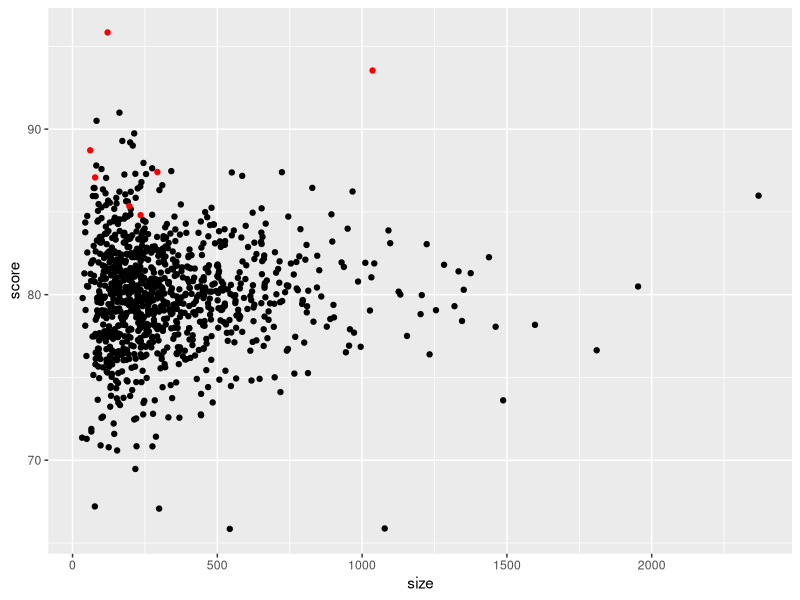
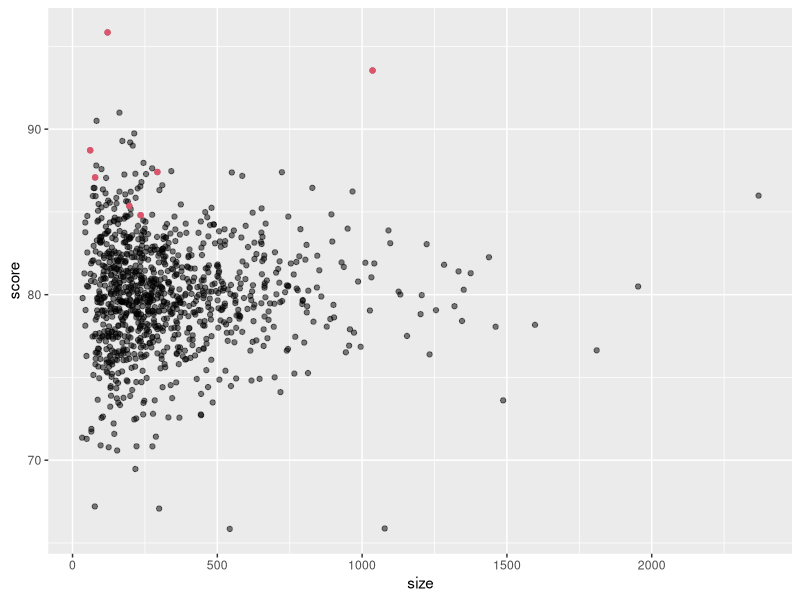
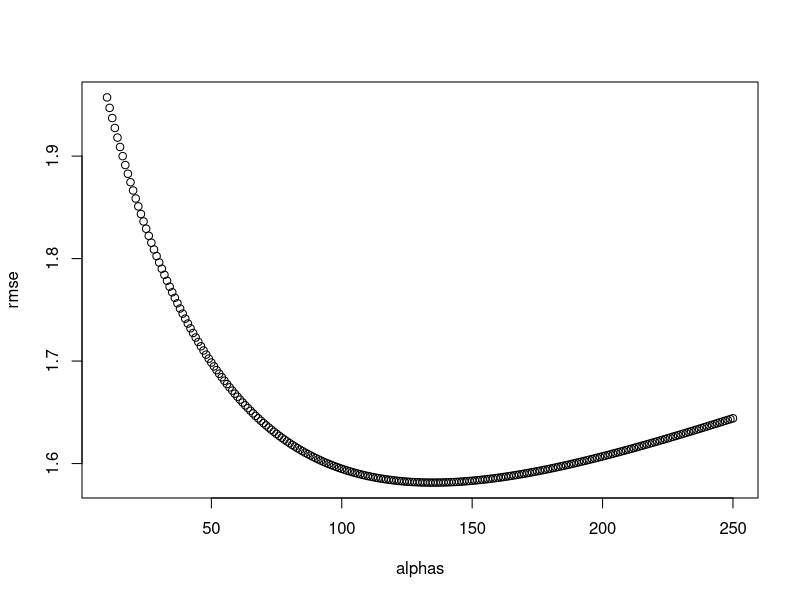
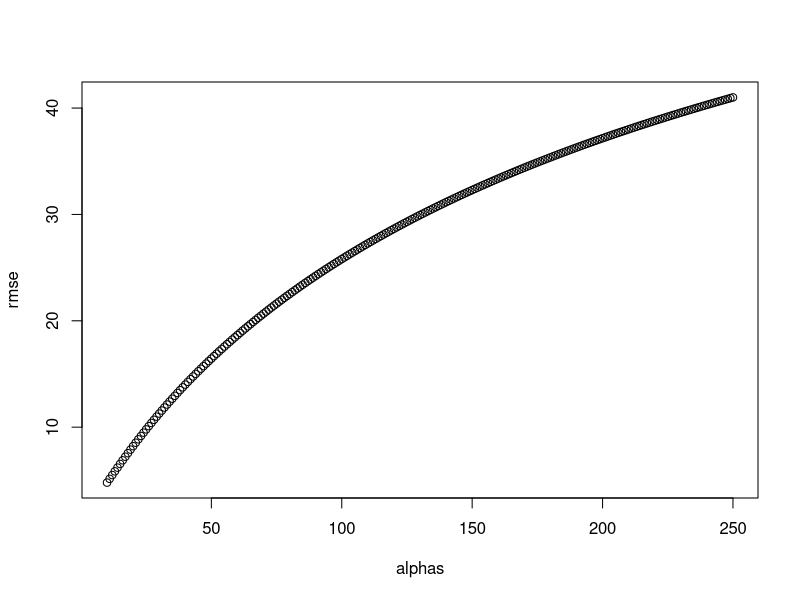
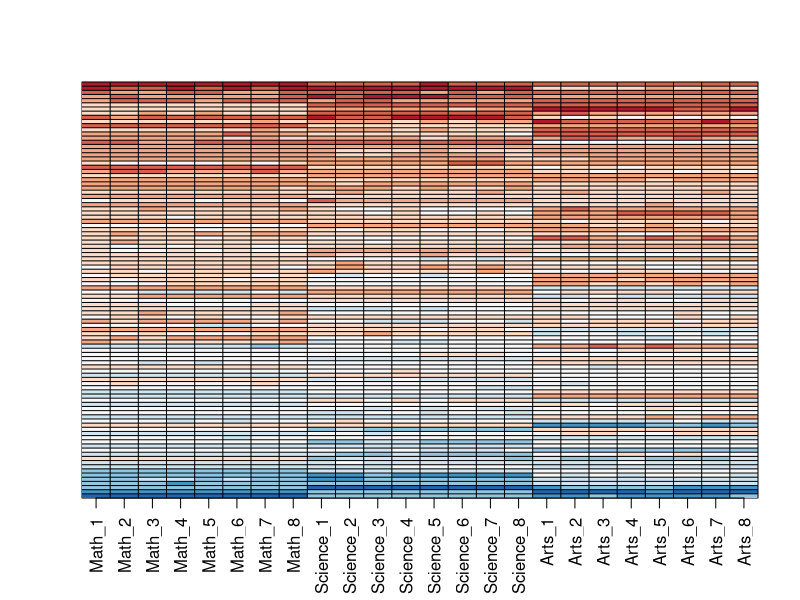
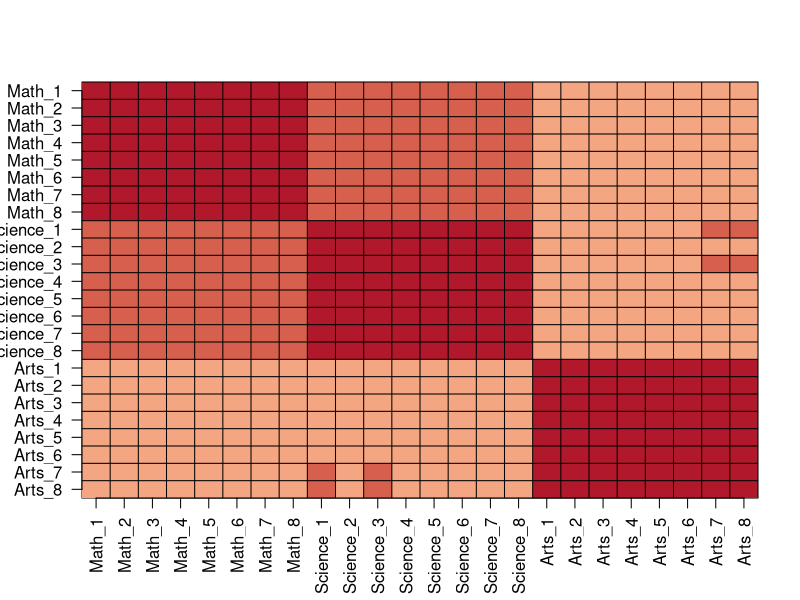
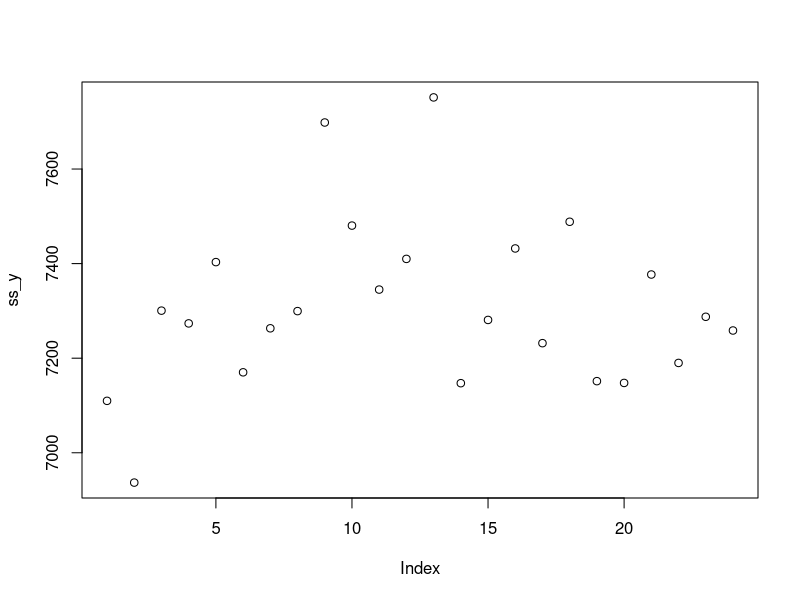
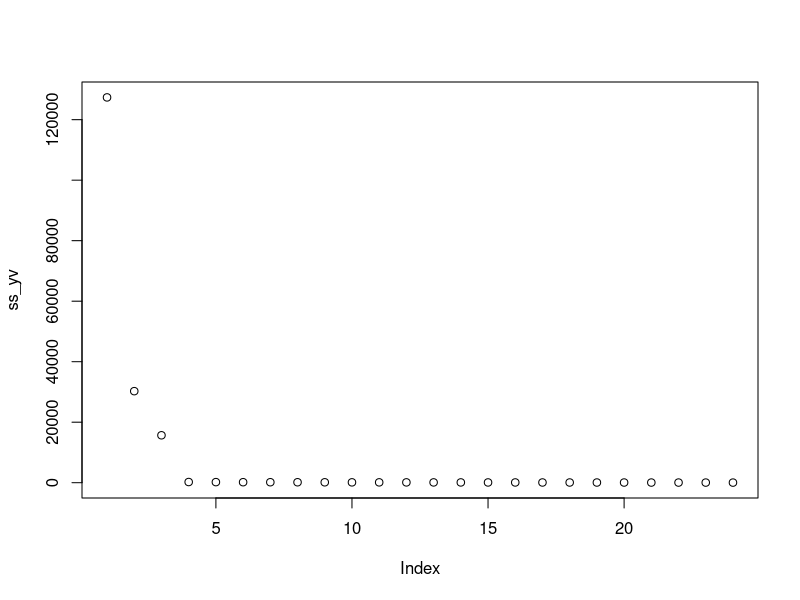

The R script that drew these images, in order:
#################################################
# Machine Learning Section 6.3: Regularization
# Rachel Weber
# Created: 3 22 2021
# HarvardX PH125.8x
#################################################

library(tidyverse)
library(magrittr)
library(ggplot2)
library(caret)

options(digits = 7)

# An education expert is advocating for smaller schools. 
# The expert bases this recommendation on the fact that among the best performing schools, many are small schools. 
# Let's simulate a dataset for 1000 schools. First, let's simulate the number of students in each school, using the following code

set.seed(1986, sample.kind = "Rounding")
n <- round(2^rnorm(1000, 8, 1))

# Now let's assign a true quality for each school that is completely independent from size. 
# This is the parameter we want to estimate in our analysis. 
# The true quality can be assigned using the following code:

set.seed(1, sample.kind = "Rounding")
mu <- round(80 + 2*rt(1000, 5)) # rt() generates randomly from the t distribution
range(mu)

schools <- data.frame(id = paste("PS", 1:1000),
                      size = n,
                      quality = mu,
                      rank = rank(-mu))

# We can see the top 10 schools using this code: 

schools %>% 
  top_n(10, quality) %>% 
  arrange(desc(quality))

# Now let's have the students in the school take a test. 
# There is random variability in test taking, so we will simulate the test scores as normally distributed 
# with the average determined by the school quality with a standard deviation of 30 percentage points. 
# This code will simulate the test scores:

set.seed(1, sample.kind = "Rounding")
mu <- round(80 + 2*rt(1000, 5))

scores <- sapply(1:nrow(schools), function(i){
  scores <- rnorm(schools$size[i], schools$quality[i], 30)
  scores
})

schools %<>% 
  mutate(score = sapply(scores, mean))

# What are the top schools based on the average score? 
# Show just the ID, size, and the average score.
schools %>% 
  top_n(10, score) %>% 
  arrange(desc(score))


# Compare the median school size to the median school size of the top 10 schools based on the score.
# What is the median school size overall?
median(schools$size)

# What is the median school size of the of the top 10 schools based on the score?
schools %>% 
  top_n(10, score) %>%
  summarise(med = median(size))


# According to this analysis, it appears that small schools produce better test scores than large schools. 
# Four out of the top 10 schools have 100 or fewer students. But how can this be? 
# We constructed the simulation so that quality and size were independent. 
# Repeat the exercise for the worst 10 schools.

# What is the median school size of the bottom 10 schools based on the score?
schools %>% 
  top_n(-10, score) %>%
  summarise(med = median(size))


# From this analysis, we see that the worst schools are also small. 
# Plot the average score versus school size to see what's going on. 
# Highlight the top 10 schools based on the true quality.

ggplot(schools, aes(x = size, y = score, color = ifelse(rank <= 10, "red", "black"))) +
  geom_point()+
  scale_color_identity()

# his code:
schools %>% ggplot(aes(size, score)) +
  geom_point(alpha = 0.5) +
  geom_point(data = filter(schools, rank <= 10), col = 2)


# Let's use regularization to pick the best schools. 
# Remember regularization shrinks deviations from the average towards 0. 
# To apply regularization here, we first need to define the overall average for all schools, using the following code:

overall <- mean(sapply(scores, mean))


# Then, we need to define, for each school, how it deviates from that average.

# Write code that estimates the score above the average for each school but dividing by n+?? instead of n, 
# with n the school size and ?? a regularization parameter. Try ??=25.
alpha <- 25

score_reg <- sapply(scores, function(x)  overall + sum(x - overall)/(length(x) + alpha))

schools %>% 
  mutate(score_reg = score_reg) %>%
  top_n(10, score_reg) %>% 
  arrange(desc(score_reg))



# Notice that this improves things a bit. The number of small schools that are not highly ranked is now lower. 
# Is there a better  ?? ? Using values of  ??  from 10 to 250, find the  ??  that minimizes the RMSE.

alphas <- seq(10,250)

rmse <- sapply(alphas, function(alpha){
  score_reg <- sapply(scores, function(x) overall + sum(x - overall)/(length(x) + alpha))
  sqrt(mean((score_reg - schools$quality)^2))
})

plot(alphas, rmse)
alphas[which.min(rmse)]


# Rank the schools based on the average obtained with the best  ??  from Q6. 
# Note that no small school is incorrectly included.
# What is the ID of the top school now?
score_reg <- sapply(scores, function(x)  overall + sum(x - overall)/(length(x) + 135))

schools %>% 
  mutate(score_reg = score_reg) %>%
  top_n(10, score_reg) %>% 
  arrange(desc(score_reg))


# A common mistake made when using regularization is shrinking values towards 0 that are not centered around 0. 
# For example, if we don't subtract the overall average before shrinking, we actually obtain a very similar result. 
# Confirm this by re-running the code from the exercise in Q6 but without removing the overall mean.
alphas <- seq(10,250)

rmse <- sapply(alphas, function(alpha){
  score_reg <- sapply(scores, function(x) sum(x)/(length(x) + alpha))
  sqrt(mean((score_reg - schools$quality)^2))
})

plot(alphas, rmse)

# What value of  ??  gives the minimum RMSE here?
alphas[which.min(rmse)]


######################################################################################### 
# Singular Value Decomposition
#####################################################################

#In this exercise, we will see one of the ways that this decomposition can be useful. 
# To do this, we will construct a dataset that represents grade scores for 100 students in 24 different subjects. 
# The overall average has been removed so this data represents the percentage point each student received above or below the average test score. 
# So a 0 represents an average grade (C), a 25 is a high grade (A+), and a -25 represents a low grade (F). You can simulate the data like this:

set.seed(1987, sample.kind="Rounding")
n <- 100
k <- 8
Sigma <- 64  * matrix(c(1, .75, .5, .75, 1, .5, .5, .5, 1), 3, 3) 
m <- MASS::mvrnorm(n, rep(0, 3), Sigma)
m <- m[order(rowMeans(m), decreasing = TRUE),]
y <- m %x% matrix(rep(1, k), nrow = 1) + matrix(rnorm(matrix(n*k*3)), n, k*3)
colnames(y) <- c(paste(rep("Math",k), 1:k, sep="_"),
                 paste(rep("Science",k), 1:k, sep="_"),
                 paste(rep("Arts",k), 1:k, sep="_"))

# Our goal is to describe the student performances as succinctly as possible. 
# For example, we want to know if these test results are all just a random independent numbers. 
# Are all students just about as good? Does being good in one subject imply you will be good in another? 
# How does the SVD help with all this? We will go step by step to show that with just three relatively small pairs 
# of vectors we can explain much of the variability in this 100x24 dataset

# You can visualize the 24 test scores for the 100 students by plotting an image:

my_image <- function(x, zlim = range(x), ...){
  colors = rev(RColorBrewer::brewer.pal(9, "RdBu"))
  cols <- 1:ncol(x)
  rows <- 1:nrow(x)
  image(cols, rows, t(x[rev(rows),,drop = FALSE]), xaxt = "n", yaxt = "n",
        xlab="", ylab="",  col = colors, zlim = zlim, ...)
  abline(h = rows + 0.5, v = cols + 0.5)
  axis(side = 1, cols, colnames(x), las = 2)
}

my_image(y)
  # The students that test well are at the top of the image and there seem to be three groupings by subject.

# You can examine the correlation between the test scores directly like this:
my_image(cor(y), zlim = c(-1,1))
range(cor(y))
axis(side = 2, 1:ncol(y), rev(colnames(y)), las = 2)
  # here is correlation among all tests, but higher if the tests are in science and math and even higher within each subject..

# Use the function svd() to compute the SVD of y. This function will return U, V and the diagonal entries of D.
s <- svd(y)
names(s)

# You can check that the SVD works by typing:
y_svd <- s$u %*% diag(s$d) %*% t(s$v)
max(abs(y - y_svd))


# Compute the sum of squares of the columns of Y and store them in ss_y. Then compute the sum of squares of columns of the transformed YV and store them in ss_yv. 
# Confirm that sum(ss_y) is equal to sum(ss_yv).
# What is the value of sum(ss_y) (and also the value of sum(ss_yv))?

ss_y <- apply(y^2, 2, sum)

ss_yv <- apply((y%*%s$v)^2, 2, sum)

sum(ss_y)

# We see that the total sum of squares is preserved. This is because V is orthogonal. Now to start understanding how YV is useful, 
# plot ss_y against the column number and then do the same for ss_yv.

plot(ss_y)
plot(ss_yv)


# Now notice that we didn't have to compute ss_yv because we already have the answer. How? 
# Remember that YV=UD and because U is orthogonal, we know that the sum of squares of the columns of  UD  are the diagonal entries of D squared. 
# Confirm this by plotting the square root of ss_yv versus the diagonal entries of D.

plot(sqrt(ss_yv), s$d)


# So from the above we know that the sum of squares of the columns of Y (the total sum of squares) adds up to the sum of s$d^2 and
# that the transformation YV gives us columns with sums of squares equal to s$d^2. 
# Now compute the percent of the total variability that is explained by just the first three columns of YV.



# What proportion of the total variability is explained by the first three columns of  YV ?

var_explained <- cumsum(s$d^2/sum(s$d^2))
  # 3rd value is the combined ss from the 1st 3 columns

plot(var_explained)


# Use the sweep function to compute  UD  without constructing diag(s$d) or using matrix multiplication
UD <- sweep(s$u, 2, s$d, FUN = "*")


# We know that U1d1,1, the first column of UD, has the most variability of all the columns of UD. 
# Earlier we looked at an image of Y using my_image(y), in which we saw that the student to student variability is quite large and
# that students that are good in one subject tend to be good in all. 
# This implies that the average (across all subjects) for each student should explain a lot of the variability. 
# Compute the average score for each student, plot it against  U1d1,1, and describe what you find.

stu_mean <- rowMeans(y)

plot(stu_mean, UD[,1])
  # linear


# Make an image plot of  V  and describe the first column relative to others and how this relates to taking an average.
my_image(s$v)
  # The first column is very close to being a constant, which implies that the first column of YV is the sum of the rows of Y multiplied by some constant, 
  # and is thus proportional to an average.
